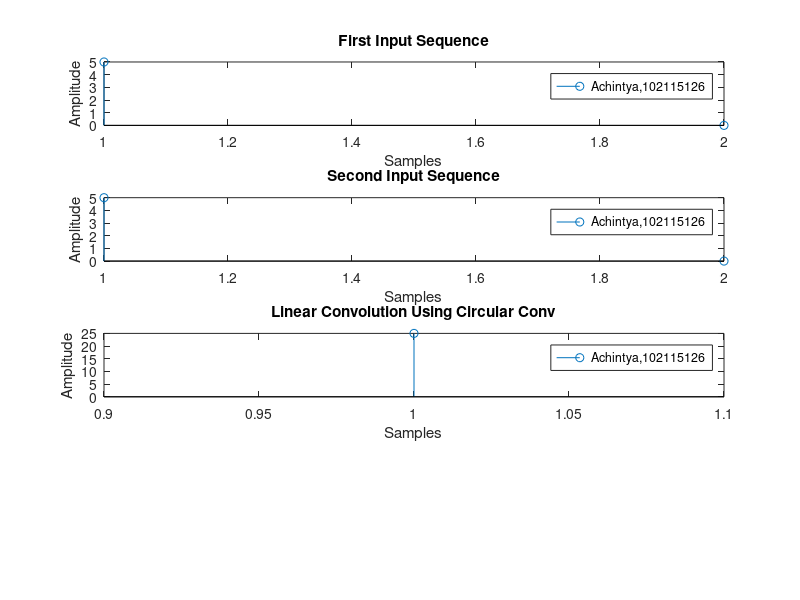

This figure's MATLAB source:
clc
close all

x = input('Enter the first sequences');
h = input('Enter the second sequences');
N1 = length(x);
N2 = length(h);

x = [x, zeros(1,N2)];
h = [h, zeros(1,N1)];

N = max(N1,N2);
y  = zeros(1,N);

for i = 1: N1+ N2-1
    y(i) = 0;
    for j = 1:N1
        if(i-j + 1) > 0
        y(i) = y(i) + x(j).*h(i-j+1);
        end
    end
end

subplot(4,1,1)
stem(x);
title('First Input Sequence');
xlabel('Samples');
ylabel('Amplitude');
legend('Achintya,102115126')
subplot(4,1,2)
stem(h);
title('Second Input Sequence');
xlabel('Samples');
ylabel('Amplitude');
legend('Achintya,102115126')
subplot(4,1,3)
stem(y);
title('Linear Convolution Using Circular Conv');
xlabel('Samples');
ylabel('Amplitude');
legend('Achintya,102115126')


    
    